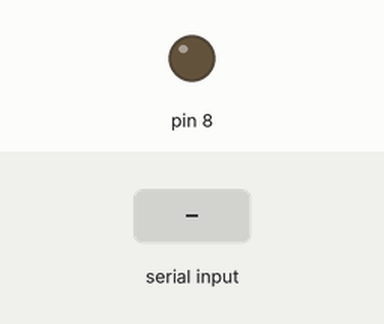
This sketch was run on a simulated Arduino Uno, built with avr-gcc and run on an emulated ATmega328P. Parts: output pins drawn as LEDs (lit = HIGH). Inputs (shaded band) come from the test bench.

Above: at 0.9 s.
1.0 s: "Y\n" received over Serial
At 1.6 s:
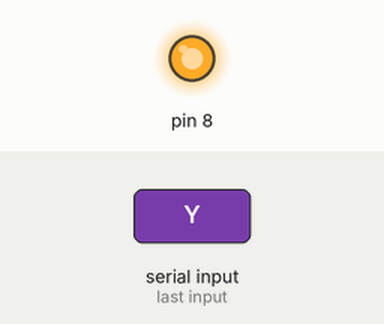
2.5 s: "N\n" received over Serial
At 3.9 s:
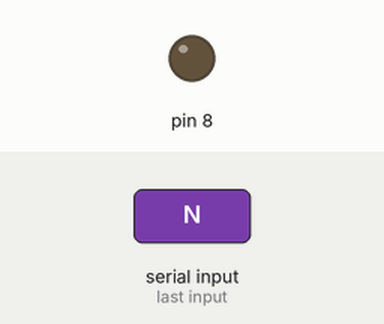
Timing chart, 0 to 5.5 s (numbered marks = the images above; inputs shaded):
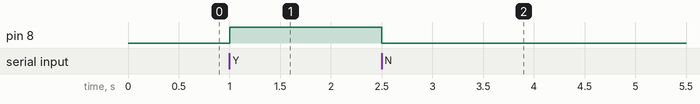

Measured:
- after the input at 1.0 s, pin 8: LOW → HIGH at once
- after the input at 2.5 s, pin 8: HIGH → LOW at once

The sketch:

sketch_mar03a.ino
```cpp
int ByteReceived;

void setup() {
  // put your setup code here, to run once:
pinMode(8,OUTPUT);
Serial.begin(9600);
while(!Serial.available())
{}
}

void loop() {
  char buffer[16];
  // if we get a command, turn the LED on or off:
  if (Serial.available() > 0) {
    int size = Serial.readBytesUntil('\n', buffer, 12);
    if (buffer[0] == 'Y') {
      digitalWrite(8,HIGH);
    }
    if (buffer[0] == 'N') {
      digitalWrite(8,LOW);
    }
  }
}
```
